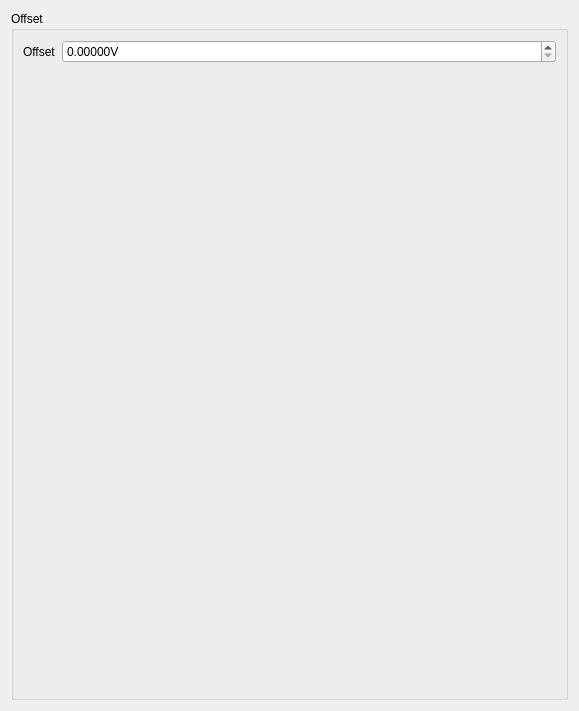
<?xml version="1.0" encoding="UTF-8"?>
<ui version="4.0">
 <class>Form</class>
 <widget class="QWidget" name="Form">
  <property name="geometry">
   <rect>
    <x>0</x>
    <y>0</y>
    <width>579</width>
    <height>711</height>
   </rect>
  </property>
  <property name="windowTitle">
   <string>Form</string>
  </property>
  <layout class="QVBoxLayout" name="verticalLayout_2">
   <item>
    <widget class="QGroupBox" name="groupBox">
     <property name="title">
      <string>Offset</string>
     </property>
     <layout class="QFormLayout" name="formLayout">
      <item row="0" column="0">
       <widget class="QLabel" name="offsetLabel">
        <property name="text">
         <string>Offset</string>
        </property>
       </widget>
      </item>
      <item row="0" column="1">
       <widget class="QDoubleSpinBox" name="offsetBox">
        <property name="decimals">
         <number>5</number>
        </property>
        <property name="minimum">
         <double>0.0</double>
        </property>
        <property name="maximum">
         <double>2.5</double>
        </property>
        <property name="suffix">
            <string>V</string>
        </property>
       </widget>
      </item>
     </layout>
    </widget>
   </item>
  </layout>
 </widget>
 <resources/>
 <connections/>
</ui>
